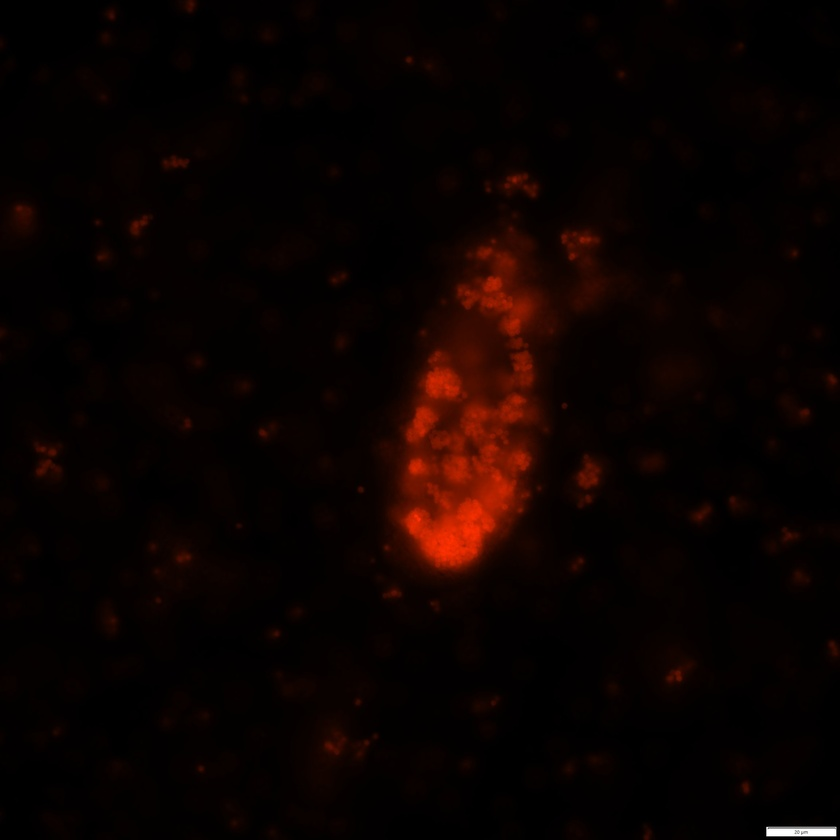
#> input picture input_images/zourimushi_data/1029/6803/0.1/画像_12037.jpg, 840 x 840 px, shrunk from 2304 x 2304 before the run, found by its file name
$ python grey_scale.py
#> lines starting #> are read from the running program, lines starting #| are printed output that depends on the picture
import cv2

# [17 lines of commented-out code are left out]

import cv2
import numpy as np

# File paths for the cropped images
cropped_img1_path = "../input_images/zourimushi_data/1029_cropped/6803/0.1/画像_12037.jpg"
cropped_img2_path = "../input_images/zourimushi_data/1029_cropped/6803/0.1/画像_12037.png"

# Load the images and extract the red channel
cropped_img1 = cv2.imread(cropped_img1_path)[:, :, 2]
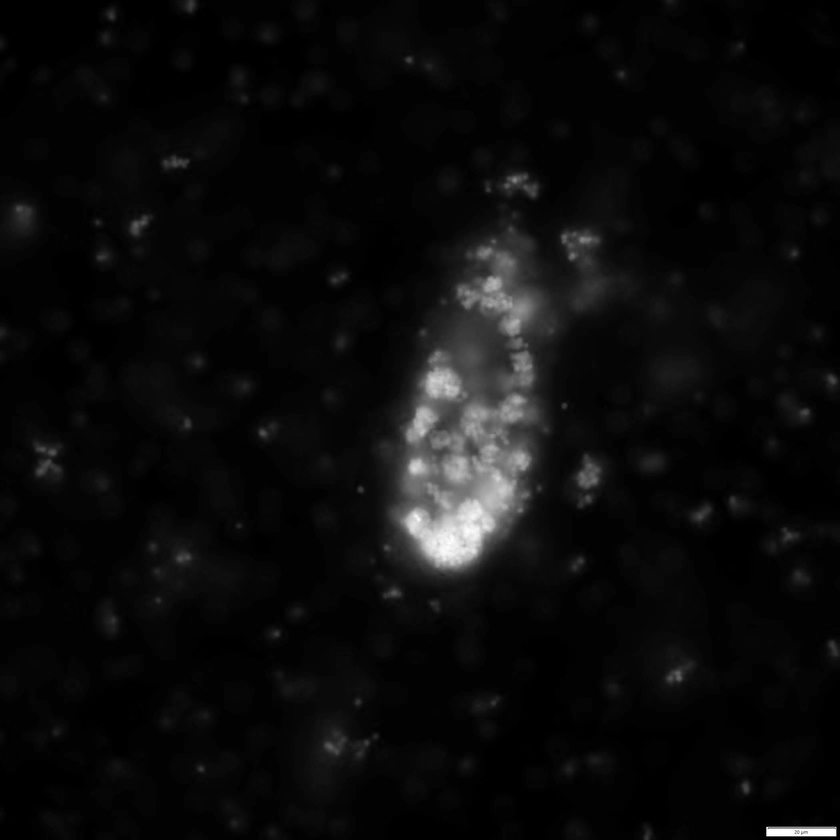
#> cropped_img1: shape (840, 840); min 0, max 255, mean 11.5
# cropped_img2 = cv2.imread(cropped_img2_path)[:, :, 2]
filtered_img1 = cropped_img1[cropped_img1 != 0]
# File path for the output text file
# output_txt_path1 = "../outputs_csv/cropped_img1_full.txt"
# output_txt_path2 = "../outputs_csv/cropped_img2_full.txt"
output_txt_path3 = "../outputs_csv/filtered_img1_full.txt"

# Save the full data to text files
# np.savetxt(output_txt_path1, cropped_img1, fmt="%d", delimiter=",")
# np.savetxt(output_txt_path2, cropped_img2, fmt="%d", delimiter=",")
np.savetxt(output_txt_path3, filtered_img1, fmt="%d", delimiter=",")

# print(f"Full results saved to {output_txt_path1} and {output_txt_path2}")
